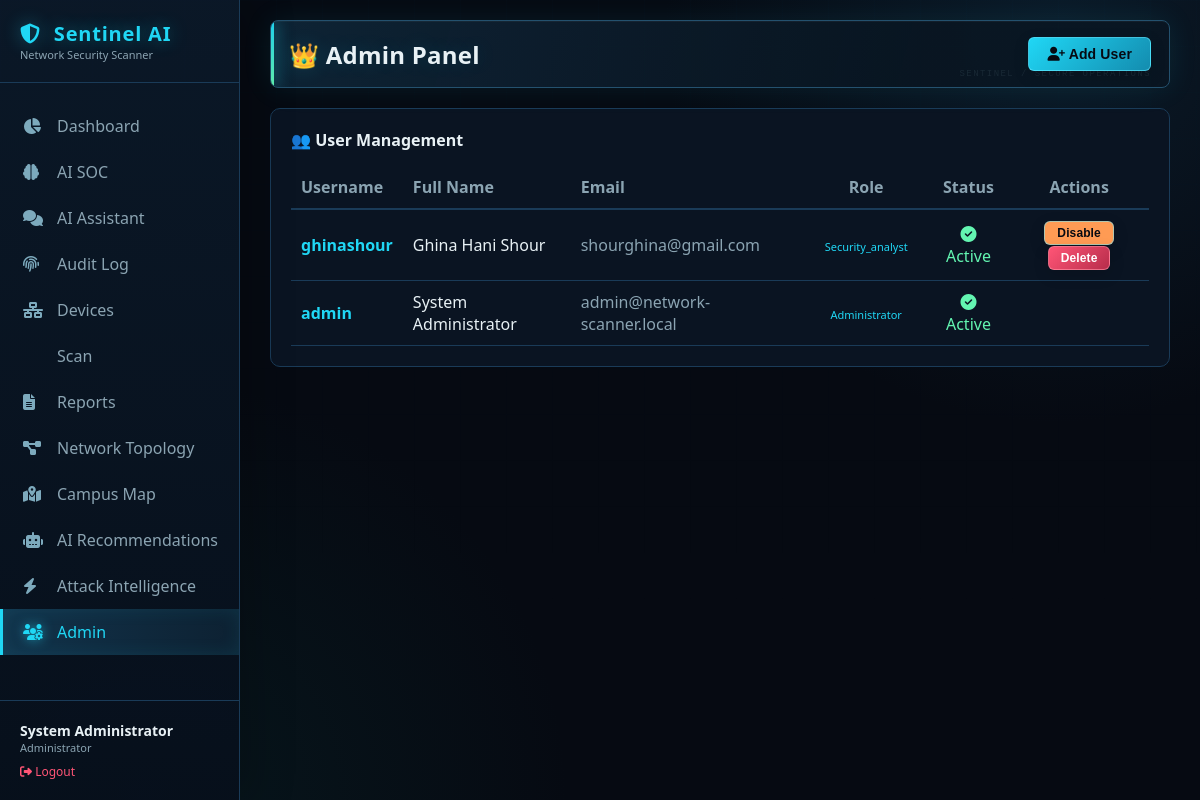
Page /admin/users (signed in) on the committed database.
### tables this page shows
CREATE TABLE users (
                id INTEGER PRIMARY KEY AUTOINCREMENT,
                username TEXT UNIQUE NOT NULL,
                password_hash TEXT NOT NULL,
                role TEXT NOT NULL,
                email TEXT,
                full_name TEXT,
                created_at TEXT,
                last_login TEXT,
                is_active INTEGER DEFAULT 1
            );

### app.py (the view)
@app.route('/admin/users')
@login_required
@role_required(['administrator'])
def admin_users():
    users = get_users(DB_PATH)
    return render_template('admin.html', users=users, roles=ROLES)

### app.py (called while the page is built)
@app.context_processor
def utility_processor():
    return {
        'user_role': session.get('user_role'),
        'username': session.get('username'),
        'full_name': session.get('full_name'),
        'has_permission': has_permission
    }

### auth.py (called while the page is built)
def login_required(f):
    @wraps(f)
    def decorated_function(*args, **kwargs):
        if 'user_id' not in session:
            flash('Please login to access this page', 'warning')
            return redirect(url_for('login'))
        return f(*args, **kwargs)
    return decorated_function

def role_required(allowed_roles):
    def decorator(f):
        @wraps(f)
        def decorated_function(*args, **kwargs):
            if 'user_role' not in session:
                flash('Please login to access this page', 'warning')
                return redirect(url_for('login'))
            if session['user_role'] not in allowed_roles and session['user_role'] != 'administrator':
                flash('You do not have permission to access this page', 'danger')
                return redirect(url_for('dashboard'))
            return f(*args, **kwargs)
        return decorated_function
    return decorator

def get_users(db_path="data/network_scanner.db"):
    try:
        conn = sqlite3.connect(db_path)
        conn.row_factory = sqlite3.Row
        cursor = conn.cursor()
        cursor.execute('''
            SELECT id, username, role, email, full_name, created_at, last_login, is_active
            FROM users
            ORDER BY created_at DESC
        ''')
        users = [dict(row) for row in cursor.fetchall()]
        conn.close()
        return users
    except Exception as e:
        logger.error(f"Error getting users: {e}")
        return []

### templates/admin.html (shortened to what this page needs)
{% extends "base.html" %} {% block content %}
<div class="page-header">
  <h1>👑 Admin Panel</h1>
  <div class="header-actions">
    <button
      class="btn btn-primary"
      onclick="document.getElementById('addUserModal').style.display = 'flex'"
    >
      <i class="fas fa-user-plus"></i> Add User
    </button>
  </div>
</div>
<div
  style="
    background: var(--bg-secondary);
    border: 1px solid var(--border-color);
    border-radius: 10px;
    padding: 20px;
  "
>
  <h3 style="margin-bottom: 15px; font-size: 16px">👥 User Management</h3>
  <div style="overflow-x: auto">
    <table style="width: 100%; border-collapse: collapse">
      <thead>
        <tr
          style="
            color: var(--text-secondary);
            border-bottom: 2px solid var(--border-color);
          "
        >
          <th style="padding: 10px; text-align: left">Username</th>
          <th style="padding: 10px; text-align: left">Full Name</th>
          <th style="padding: 10px; text-align: left">Email</th>
          <th style="padding: 10px; text-align: center">Role</th>
          <th style="padding: 10px; text-align: center">Status</th>
          <th style="padding: 10px; text-align: center">Actions</th>
        </tr>
      </thead>
      <tbody>
        {% for user in users %}
        <tr style="border-bottom: 1px solid var(--border-color)">
          <td style="padding: 10px; font-weight: bold; color: var(--accent)">
            {{ user.username }}
          </td>
          <td style="padding: 10px">{{ user.full_name or '-' }}</td>
          <td style="padding: 10px; color: var(--text-secondary)">
            {{ user.email or '-' }}
          </td>
          <td style="padding: 10px; text-align: center">
            <span
              style="
                background: var(--accent) 22;
                color: var(--accent);
                padding: 2px 10px;
                border-radius: 10px;
                font-size: 11px;
              "
            >
              {{ user.role|title }}
            </span>
          </td>
          <td style="padding: 10px; text-align: center">
            <span
              style="color: {% if user.is_active %}var(--accent2){% else %}var(--critical){% endif %};"
            >
              {% if user.is_active %}<i class="fas fa-circle-check"></i>
              Active{% else %}<i class="fas fa-circle-xmark"></i> Inactive{%
              endif %}
            </span>
          </td>
          <td style="padding: 10px; text-align: center">
            {% if user.id != session.user_id %}
            <form
              method="POST"
              action="{{ url_for('toggle_user', user_id=user.id) }}"
              style="display: inline"
            >
              <button
                type="submit"
                class="btn btn-sm btn-primary"
                style="background: var(--high)"
              >
                {% if user.is_active %}Disable{% else %}Enable{% endif %}
              </button>
            </form>
            <form
              method="POST"
              action="{{ url_for('delete_user_route', user_id=user.id) }}"
              style="display: inline"
              onsubmit="return confirm('Delete user {{ user.username }}?')"
            >
              <button type="submit" class="btn btn-sm btn-danger">
                Delete
              </button>
            </form>
            {% endif %}
          </td>
        </tr>
        {% endfor %}
      </tbody>
    </table>
  </div>
</div>
{% endblock %}

### templates/base.html (shortened to what this page needs)
<!doctype html>
<html lang="en">
  <head>
    <link
      rel="stylesheet"
      href="https://cdnjs.cloudflare.com/ajax/libs/font-awesome/6.4.0/css/all.min.css"
    />
  </head>
  <body>
    <div class="sidebar" id="sidebar">
      <div class="logo">
        <h2><i class="fas fa-shield-halved"></i> Sentinel AI</h2>
        <small>Network Security Scanner</small>
      </div>
      <a
        href="{{ url_for('dashboard') }}"
        class="nav-item {% if request.endpoint == 'dashboard' %}active{% endif %}"
      >
        <i class="fas fa-chart-pie"></i> Dashboard
      </a>
      <a
        href="{{ url_for('ai_soc') }}"
        class="nav-item {% if request.endpoint == 'ai_soc' %}active{% endif %}"
      >
        <i class="fas fa-brain"></i> AI SOC
      </a>
      <a
        href="{{ url_for('ai_assistant') }}"
        class="nav-item {% if request.endpoint == 'ai_assistant' %}active{% endif %}"
      >
        <i class="fas fa-comments"></i> AI Assistant
      </a>
      {% if user_role in ['administrator', 'manager'] %}
      <a
        href="{{ url_for('audit_log_page') }}"
        class="nav-item {% if request.endpoint == 'audit_log_page' %}active{% endif %}"
      >
        <i class="fas fa-fingerprint"></i> Audit Log
      </a>
      {% endif %}
      <a
        href="{{ url_for('devices') }}"
        class="nav-item {% if request.endpoint == 'devices' %}active{% endif %}"
      >
        <i class="fas fa-network-wired"></i> Devices
      </a>
      {% if user_role in ['administrator', 'manager'] %}
      <a
        href="{{ url_for('scan_page') }}"
        class="nav-item {% if request.endpoint == 'scan_page' %}active{% endif %}"
      >
         Scan
      </a>
      {% endif %}
      <a
        href="{{ url_for('reports') }}"
        class="nav-item {% if request.endpoint == 'reports' %}active{% endif %}"
      >
        <i class="fas fa-file-alt"></i> Reports
      </a>
      <a
        href="{{ url_for('network') }}"
        class="nav-item {% if request.endpoint == 'network' %}active{% endif %}"
      >
        <i class="fas fa-project-diagram"></i> Network Topology
      </a>
      <a
        href="{{ url_for('device_map') }}"
        class="nav-item {% if request.endpoint == 'device_map' %}active{% endif %}"
      >
        <i class="fas fa-map-marked-alt"></i> Campus Map
      </a>
      <a
        href="{{ url_for('recommendations') }}"
        class="nav-item {% if request.endpoint == 'recommendations' %}active{% endif %}"
      >
        <i class="fas fa-robot"></i> AI Recommendations
      </a>
      <a
        href="{{ url_for('attack_intelligence') }}"
        class="nav-item {% if request.endpoint == 'attack_intelligence' %}active{% endif %}"
      >
        <i class="fas fa-bolt"></i> Attack Intelligence
      </a>
      {% if user_role == 'administrator' %}
      <a
        href="{{ url_for('admin_users') }}"
        class="nav-item {% if request.endpoint == 'admin_users' %}active{% endif %}"
      >
        <i class="fas fa-users-cog"></i> Admin
      </a>
      {% endif %}
      <div class="user-info">
        <div class="name">{{ full_name or username }}</div>
        <div class="role">{{ user_role|title }}</div>
        <a href="{{ url_for('logout') }}" class="logout">
          <i class="fas fa-sign-out-alt"></i> Logout
        </a>
      </div>
    </div>
    <div class="main-content">
      {% block content %}{% endblock %}
    </div>
  </body>
</html>

### rows in the picture
users: full_name "System Administrator", role "Administrator", username "admin", email "admin@network-scanner.local", is_active 1 (drawn)
users: username "ghinashour", full_name "Ghina Hani Shour", email "shourghina@gmail.com", role "Security_analyst", is_active 1 (drawn)
